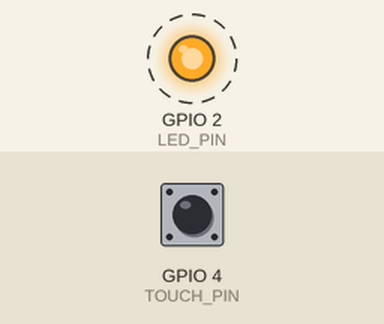
Recording of a sketch running on a simulated ESP32. Shown: output pins drawn as LEDs (lit = HIGH). Dashed ring = blinking. The inputs (shaded band) are chosen by the test bench; at power-on: GPIO 4 (TOUCH_PIN) HIGH. WiFi joins after 1.5 s; servers stay silent unless stated; what the sketch prints to the serial monitor is not drawn.

Above: at 1.55 s.
Timing chart, 0 to 4.5 s (numbered marks = the images above):
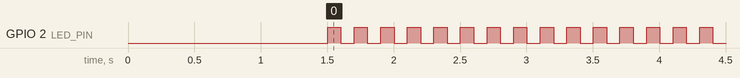

The sketch:

08-code.ino
```cpp
#include <WiFi.h>
#include <WebServer.h>

// 配置WiFi信息
const char* ssid = "abc";
const char* password = "qwer1234a";

// 触摸引脚T0(GPIO4)
#define TOUCH_PIN T0
#define LED_PIN 2
// 触摸阈值，数值越小越灵敏
const int TOUCH_THRESHOLD =400;

WebServer server(80);
bool isAlarm = false; // 报警标志位

// 网页主页
void handleRoot() {
  String html = R"HTML(
<!DOCTYPE html>
<html lang="zh-CN">
<head>
    <meta charset="UTF-8">
    <title>安防触摸报警系统</title>
    <style>
        body{text-align:center;margin-top:100px;font-size:24px;}
        .normal{background:#fff;color:#000;}
        .alarm{background:#ff3333;color:#fff;}
        button{padding:10px 30px;font-size:20px;margin-top:30px;cursor:pointer;}
    </style>
</head>
<body class="STATUS">
    <h2 id="tip">系统正常，未检测到入侵</h2>
    <button onclick="resetAlarm()">一键解除报警</button>
    <script>
        // 轮询实时获取安防状态
        function refreshStatus(){
            fetch("/getAlarm")
            .then(res=>res.text())
            .then(data=>{
                let body = document.querySelector("body");
                let tip = document.getElementById("tip");
                if(data=="1"){
                    body.className="alarm";
                    tip.innerText="⚠️ 检测到触摸入侵！安防报警触发！";
                }else{
                    body.className="normal";
                    tip.innerText="系统正常，未检测到入侵";
                }
            })
        }
        // 定时500ms刷新一次状态
        setInterval(refreshStatus,500);
        // 复位报警
        function resetAlarm(){
            fetch("/reset");
        }
    </script>
</body>
</html>
)HTML";
  server.send(200,"text/html",html);
}

// 获取当前报警状态接口
void handleGetAlarm(){
  server.send(200,"text/plain",isAlarm?"1":"0");
}

// 复位报警接口
void handleResetAlarm(){
  isAlarm = false;
  digitalWrite(LED_PIN, LOW);
  server.send(200,"text/plain","OK");
}

void setup() {
  Serial.begin(115200);
  pinMode(LED_PIN, OUTPUT);
  digitalWrite(LED_PIN, LOW);

  // WiFi连接
  WiFi.begin(ssid,password);
  while(WiFi.status()!=WL_CONNECTED){
    delay(500);
    Serial.print(".");
  }
  Serial.println("\nWiFi连接成功 内网IP："+WiFi.localIP().toString());

  // 绑定网页路由
  server.on("/",handleRoot);
  server.on("/getAlarm",handleGetAlarm);
  server.on("/reset",handleResetAlarm);
  server.begin();
}

void loop() {
  server.handleClient();

  // 触摸触发锁定报警
  int touchVal = touchRead(TOUCH_PIN);
  if(touchVal < TOUCH_THRESHOLD){
    isAlarm = true;
  }

  // 报警状态下LED高频闪烁
  if(isAlarm){
    digitalWrite(LED_PIN, HIGH);
    delay(100);
    digitalWrite(LED_PIN, LOW);
    delay(100);
  }
}
```

Measured:
- by itself, GPIO 2 (LED_PIN): alternates HIGH for 0.10 s and LOW for 0.10 s
